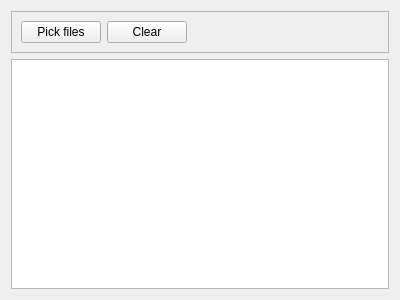
<?xml version="1.0" encoding="UTF-8"?>
<ui version="4.0">
 <class>Form</class>
 <widget class="QWidget" name="Form">
  <property name="geometry">
   <rect>
    <x>0</x>
    <y>0</y>
    <width>400</width>
    <height>300</height>
   </rect>
  </property>
  <property name="windowTitle">
   <string>Form</string>
  </property>
  <layout class="QVBoxLayout" name="verticalLayout">
   <item>
    <widget class="QFrame" name="frame">
     <property name="frameShape">
      <enum>QFrame::StyledPanel</enum>
     </property>
     <property name="frameShadow">
      <enum>QFrame::Raised</enum>
     </property>
     <layout class="QHBoxLayout" name="horizontalLayout_2">
      <item>
       <widget class="QPushButton" name="pushButton_2">
        <property name="text">
         <string>Pick files</string>
        </property>
       </widget>
      </item>
      <item>
       <widget class="QPushButton" name="pushButton_3">
        <property name="text">
         <string>Clear</string>
        </property>
       </widget>
      </item>
      <item>
       <spacer name="horizontalSpacer">
        <property name="orientation">
         <enum>Qt::Horizontal</enum>
        </property>
        <property name="sizeHint" stdset="0">
         <size>
          <width>40</width>
          <height>20</height>
         </size>
        </property>
       </spacer>
      </item>
     </layout>
    </widget>
   </item>
   <item>
    <widget class="QListWidget" name="listWidget"/>
   </item>
  </layout>
 </widget>
 <resources/>
 <connections/>
</ui>
